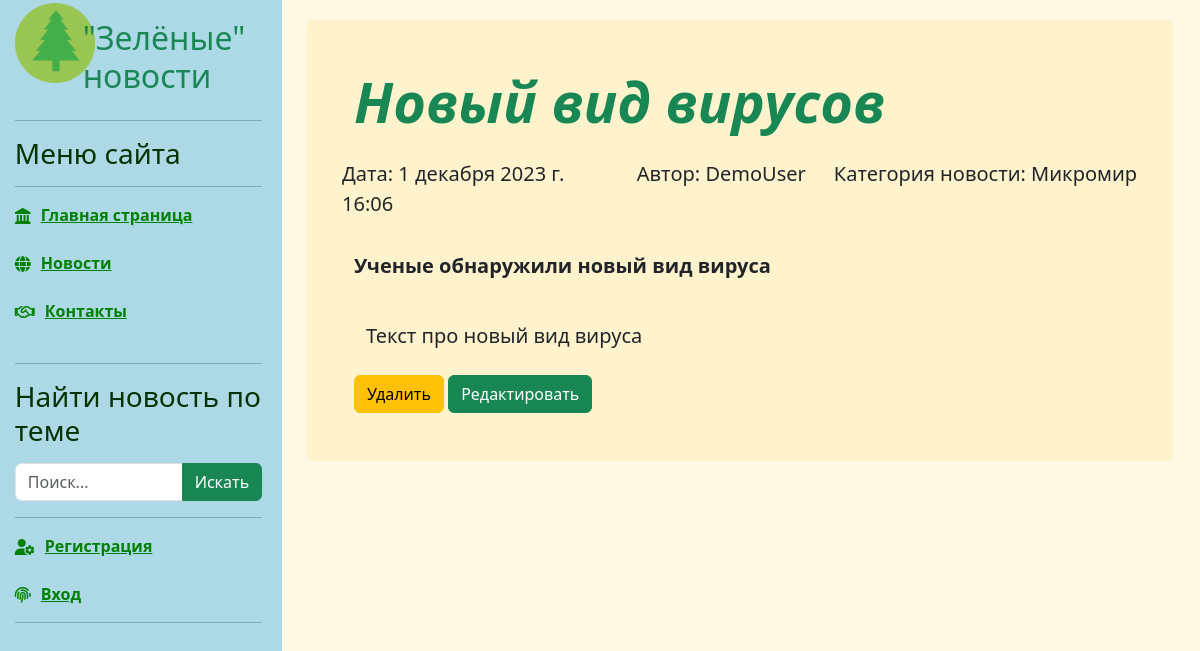
The page /news/5 on the database as committed earlier.
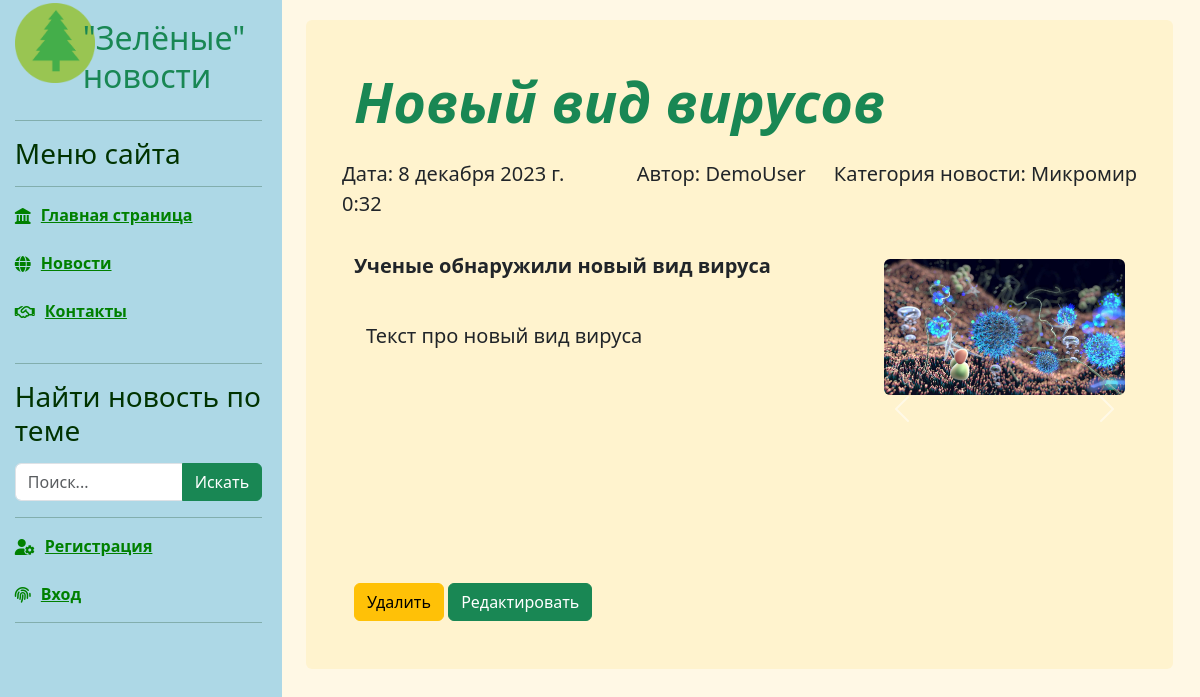
The same page on the database as committed later.
### news/models.py (models this page shows, shortened)
class Article(models.Model):
    categories = (('A', 'Животные'),
                  ('P', 'Растения'),
                  ('M', 'Микромир'),
                  ('W', 'Вода'),
                  ('N', 'Природа'))
    author = models.ForeignKey(User, on_delete=models.SET_NULL, null=True)
    title = models.CharField('Название', max_length=50, default='') #указывать длину обязательно#
    anouncement = models.TextField('Аннотация', max_length=250) #можно не указывать длину#
    text = models.TextField('Текст новости')
    date = models.DateTimeField('Дата публикации', auto_now=True) # auto_now=True - автоизменение новости auto_create=True - автосоздание новости#
    category = models.CharField(choices=categories, max_length=20, verbose_name='Категории')
    tags = models.ManyToManyField(to=Tag, blank=True)
    status = models.BooleanField(default=True)
    objects = models.Manager()
    published = PublishedToday()
    class Meta:
        ordering = ['date','title']
        verbose_name ='Новость'
        verbose_name_plural ='Новости'

class Image(models.Model):
    article = models.ForeignKey(Article, on_delete=models.CASCADE)
    title = models.CharField(max_length=50, blank=True)
    image = models.ImageField(default='default1.jpg', null=True, upload_to='images/') #лучше добавить поле default !!!

### news/views.py (the view)
# urls.py: path('<int:pk>', views.ArticleDetailView.as_view(), name='news_detail2'),  # отображение новости через дженерик
class ArticleDetailView(DetailView):
    model = Article
    template_name = 'news/news_single2.html'
    context_object_name = 'article'
    def get_context_data(self, **kwargs):
        context = super().get_context_data(**kwargs)
        current_object = self.object
        images = Image.objects.filter(article=current_object)
        context['images'] = images
        return context

### news/templates/news/news_single2.html (shortened to what this page needs)
{% extends 'main/base.html' %}
{% load static %}
{% load bootstrap5 %}
{% block content %}
<div class="single_news">
    <div class="p-4 p-md-5 rounded bg-warning bg-opacity-10">
        <div class="col-md-12 px-0">
            <h1 class="display-4 fst-italic fw-bold text-success"> {{ article.title }} </h1>
        </div>
        <div class="row">
            <div class="col-md-4 lead px-0 my-3">Дата: {{ article.date }}</div>
            <div class="col-md-3 lead px-0 my-3 text-end">Автор: {{ article.author }}</div>
            <div class="col-md-5 lead px-0 my-3 text-end">Категория новости: {{ article.get_category_display }}</div>
        </div>
        <div class="row">
            <div class="col-8 ">
                <p class="lead my-3 fw-bold">{{ article.anouncement }}</p></br>
                 <div class="container-fluid">
                     <p class="lead mb-0">{{ article.text }}</p>
                 </div>
            </div>
            <div class="col-4 ">
                 {% if article.image_set.all %}
                <div id="carouselControls" class="carousel slide" data-ride="carousel">
                    <div class="carousel-inner" role="listbox" style=" width:auto; height: 300px !important;">
                        {% for image in article.image_set.all %}
                        <div class="carousel-item {% if forloop.counter == 1 %} active {% endif %}">
                            <img class="d-block img-responsive img-fluid rounded" src="{{ image.image.url }}">
                        </div>
                        {% endfor %}
                    </div>
                    <a class="carousel-control-prev" href="#carouselControls" role="button" data-slide="prev">
                        <span class="carousel-control-prev-icon" aria-hidden="true"></span>
                    </a>
                    <a class="carousel-control-next" href="#carouselControls" role="button" data-slide="next">
                        <span class="carousel-control-next-icon" aria-hidden="true"></span>
                    </a>
                </div>
                {% endif%}
            </div>
        </div>
            <a class="btn btn-warning" href="{% url 'news_delete' article.pk %}">Удалить</a>
            <a class="btn btn-success" href="{% url 'news_update' article.pk %}">Редактировать</a>
    </div>
</div>
{% endblock %}

Rows that differ between the two databases and show on the page:
changed Article "Новый вид вирусов": date "1 декабря 2023 г. 16:06" → "8 декабря 2023 г. 0:32"
added Image: image (picture)
